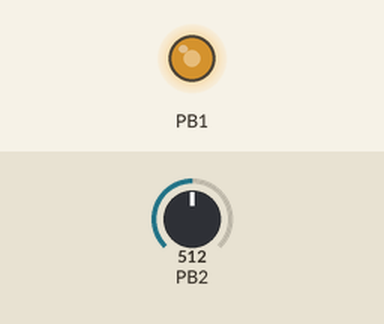
Recording of a program running on a simulated ATtiny85, built with avr-gcc and emulated at 8 MHz. On the bench: output pins drawn as LEDs (lit = HIGH). The inputs (shaded band) are chosen by the test bench; at power-on: PB2 = 512.

Above: at 1.2 s.
1.3 s: PB2 set to 716
At 2.2 s:
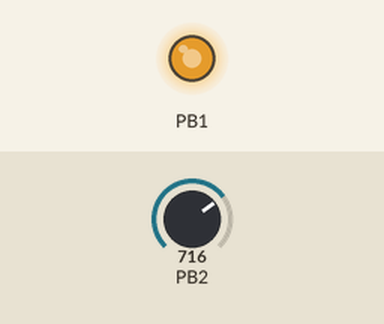
2.8 s: PB2 set to 306
At 3.7 s:
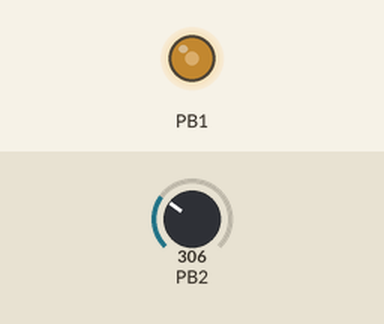
4.3 s: PB2 set to 0
At 4.9 s:
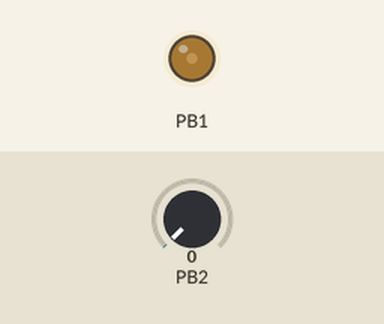
5.8 s: PB2 set to 511
At 7.2 s:
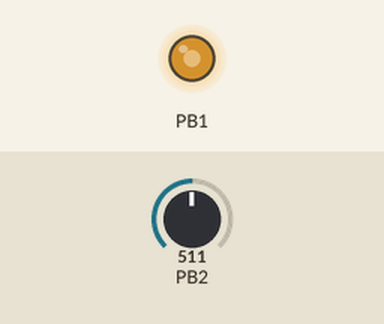
Timing chart, 0 to 8.3 s (numbered marks = the images above; inputs shaded):
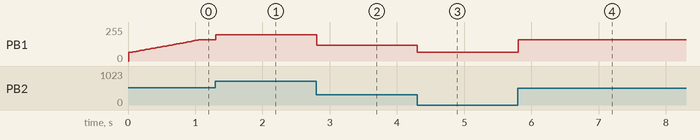

Measured:
- after the input at 1.3 s, PB1: 159/255 → 197/255 at once
- after the input at 2.8 s, PB1: 197/255 → 120/255 at once
- after the input at 4.3 s, PB1: 120/255 → 64/255 at once
- after the input at 5.8 s, PB1: 64/255 → 159/255 at once

The program:

main.cpp
```cpp
// ATTINY85 PWM generator on PB1 (OC1A) at 25 kHz
// Potentiometer on PB2 (ADC1), mapped 25%..100% duty
// Startup behavior per spec with soft ramps

#define F_CPU 8000000UL  // CPU clock for delay timing; set to your fuse clock
#include <avr/io.h>
#include <util/delay.h>
#include <stdint.h>

// Timer1 runs from PLL (64 MHz) with prescaler /16 for 25 kHz
// fPWM = 64 MHz / (16 * (TOP + 1)) => TOP = 159 for 25 kHz
#define PWM_TOP 159

#define ADC_MIN_THRESHOLD 8   // treat <= ~0.8% as "minimum" (noise guard)
#define RAMP_STEP_MS 5         // ramp granularity

static void pwm_init(void);
static void adc_init(void);
static uint16_t adc_read(void);
static uint16_t adc_read_avg(uint8_t samples);
static uint8_t adc_to_duty(uint16_t adc);
static void pwm_set_duty(uint8_t duty_percent);
static void ramp_duty(uint8_t start, uint8_t end, uint16_t duration_ms);

int main(void) {
    pwm_init();
    adc_init();

    _delay_ms(10);       // allow ADC to settle
    (void)adc_read();    // discard first conversion

    uint16_t adc_start = adc_read_avg(8);
    uint8_t target = adc_to_duty(adc_start);

    if (adc_start <= ADC_MIN_THRESHOLD) {
        pwm_set_duty(0);
        ramp_duty(0, 25, 750);   // 0% -> 25% in 0.75 s
        target = 25;
    } else {
        pwm_set_duty(25);
        ramp_duty(25, target, 1000); // 25% -> target in 1 s
    }

    uint8_t current = target;

    while (1) {
        uint16_t adc = adc_read_avg(4);
        uint8_t duty = adc_to_duty(adc);

        if (duty != current) {
            pwm_set_duty(duty);
            current = duty;
        }

        _delay_ms(5);  // modest update rate to reduce ADC jitter
    }
}

// ------------------------- PWM -------------------------

static void pwm_init(void) {
    DDRB |= (1 << PB1);   // PB1 as output (OC1A)
    PORTB &= ~(1 << PB1); // ensure low at start

    // Enable PLL (64 MHz) and route to Timer1
    PLLCSR = (1 << PLLE);
    while (!(PLLCSR & (1 << PLOCK))) {
        // wait for PLL lock
    }
    PLLCSR |= (1 << PCKE);

    // Set PWM top and initialize duty
    OCR1C = PWM_TOP;
    OCR1A = 0;

    // Fast PWM on OC1A, non-inverting, prescaler /16
    // Prescaler bits for /16: CS12 and CS10 set (per ATtiny85 Timer1)
    TCCR1 = (1 << PWM1A) | (1 << COM1A1) | (1 << CS12) | (1 << CS10);
}

static void pwm_set_duty(uint8_t duty_percent) {
    if (duty_percent == 0) {
        // Disconnect OC1A and drive low for true 0%
        TCCR1 &= ~((1 << COM1A1) | (1 << COM1A0));
        PORTB &= ~(1 << PB1);
        OCR1A = 0;
        return;
    }

    // Ensure OC1A connected in non-inverting mode
    TCCR1 = (TCCR1 & ~((1 << COM1A1) | (1 << COM1A0))) | (1 << COM1A1);

    uint16_t compare = ((uint32_t)(PWM_TOP + 1) * duty_percent) / 100;
    if (compare == 0) compare = 1;
    if (compare > PWM_TOP) compare = PWM_TOP;

    OCR1A = (uint8_t)compare;
}

// ------------------------- ADC -------------------------

static void adc_init(void) {
    // ADC1 (PB2), VCC as reference
    ADMUX = (1 << MUX0);  // MUX=001 for ADC1
    ADCSRA = (1 << ADEN)  // enable ADC
           | (1 << ADPS2) | (1 << ADPS1) | (1 << ADPS0); // prescaler /128
    DIDR0 |= (1 << ADC1D); // disable digital input on ADC1
}

static uint16_t adc_read(void) {
    ADCSRA |= (1 << ADSC);
    while (ADCSRA & (1 << ADSC)) {
        // wait for conversion
    }
    return ADC;
}

static uint16_t adc_read_avg(uint8_t samples) {
    uint32_t acc = 0;
    for (uint8_t i = 0; i < samples; i++) {
        acc += adc_read();
    }
    return (uint16_t)(acc / samples);
}

static uint8_t adc_to_duty(uint16_t adc) {
    // Map 0..1023 -> 25..100
    uint32_t duty = 25 + ((uint32_t)adc * 75) / 1023;
    if (duty > 100) duty = 100;
    return (uint8_t)duty;
}

// ------------------------- Ramping -------------------------

static void ramp_duty(uint8_t start, uint8_t end, uint16_t duration_ms) {
    if (duration_ms == 0 || start == end) {
        pwm_set_duty(end);
        return;
    }

    uint16_t steps = duration_ms / RAMP_STEP_MS;
    if (steps == 0) steps = 1;

    int16_t delta = (int16_t)end - (int16_t)start;

    for (uint16_t i = 0; i < steps; i++) {
        uint8_t duty = (uint8_t)(start + ((int32_t)delta * i) / steps);
        pwm_set_duty(duty);
        _delay_ms(RAMP_STEP_MS);
    }

    pwm_set_duty(end);
}
```
